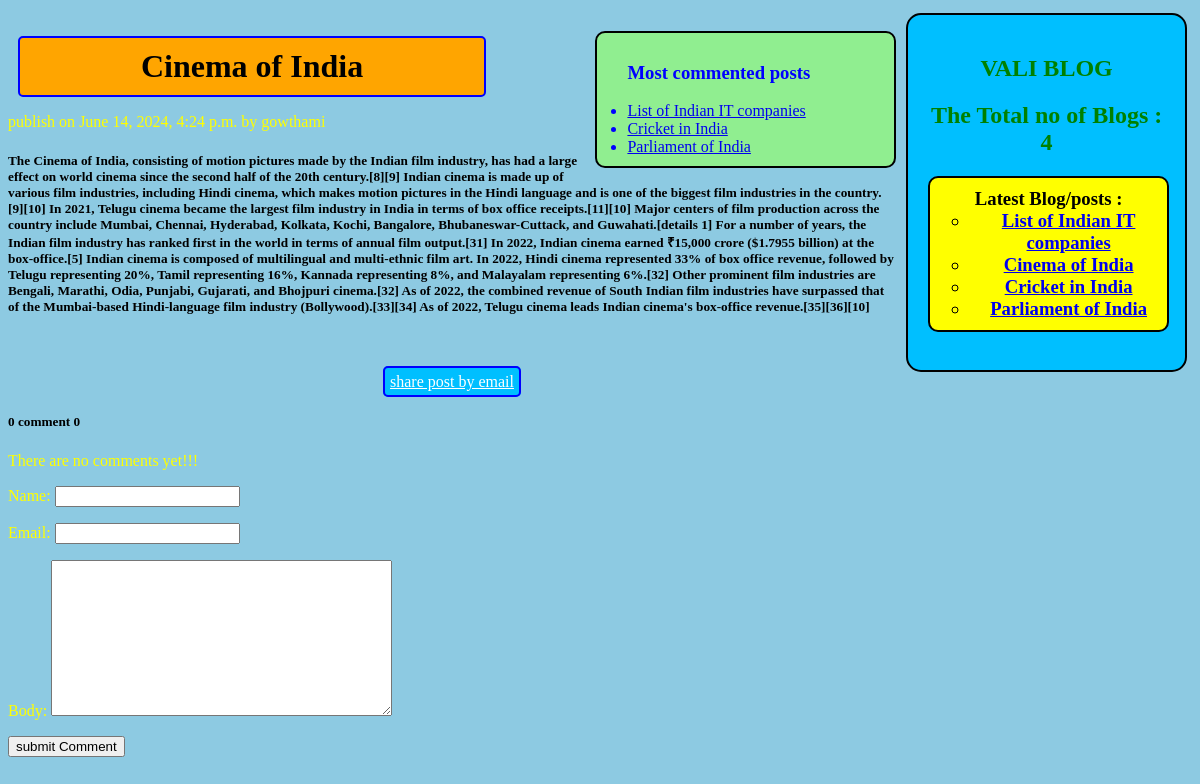
The page /2024/06/14/cinema-of-india/ on the database its author committed.
### blogapp/models.py (models this page shows, shortened)
class Post(models.Model):
    STATUS_CHOICES = (("drift", "Drift"), ("published", "Published"))
    title = models.CharField(max_length=50)
    slug = models.SlugField(max_length=50, unique_for_date="publish")
    author = models.ForeignKey(
        User, related_name="blog_posts", on_delete=models.CASCADE
    )
    body = models.TextField()
    publish = models.DateTimeField(default=timezone.now)
    created = models.DateTimeField(auto_now_add=True)
    updated = models.DateTimeField(auto_now_add=True)
    status = models.CharField(max_length=50, choices=STATUS_CHOICES, default="drift")
    objects = customManager()
    tags = TaggableManager()
    class Meta:
        ordering = ("-publish",)
    def get_absolute_url(self):
        return reverse(
            "post_detail",
            args=[
                self.publish.year,
                self.publish.strftime("%m"),
                self.publish.strftime("%d"),
                self.slug,
            ],
        )

### blogapp/views.py (the view)
# urls.py: path('<int:year>/<int:month>/<int:day>/<slug:post>/', views.post_detail, name='post_detail'),
def post_detail(request, year, month, day, post):
    post = get_object_or_404(
        Post, slug=post, publish__year=year, publish__month=month, publish__day=day
    )
    comments = post.comments.filter(active=True)
    csubmit = False
    if request.method == "POST":
        form = CommentForm(request.POST)
        if form.is_valid():
            new_comment = form.save(commit=False)
            new_comment.post = post
            new_comment.save()
            csubmit = True
    else:
        form = CommentForm()
    my_dict_1 = {"post": post, "form": form, "csubmit": csubmit, "comments": comments}
    return render(request, "blogapp/post_detail.html", my_dict_1)

### blogapp/forms.py
class CommentForm(forms.ModelForm):
    class Meta:
        model = Comment
        fields = ("name", "email", "body")

### blogapp/templatetags/blog_tags.py (called while the page is built)
@register.simple_tag(name="my_tag")
def total_posts():
    return Post.objects.count()

@register.inclusion_tag("blogapp/latest_posts.html")
def show_latest_posts():
    latest_posts = Post.objects.order_by("-publish")[:4]
    return {"latest_posts": latest_posts}

@register.simple_tag()
def get_most_commented_posts(count=3):
    return Post.objects.annotate(total_comments=Count("comments")).order_by(
        "-total_comments"
    )[:count]

### templates/blogapp/post_detail.html (shortened to what this page needs)
{% extends "blogapp/base.html" %}
{% block content_block %}
<h1>{{ post.title}}</h1>
<p>publish on {{ post.publish }} by {{ post.author }}</p>
<h5>{{post.body}}</h5>
<br><br>
<div align="center">
	<a href="/{{ post_1.id }}/share" class="button">share post by email </a>
</div>
{% with comments.count as comments_count %}
<h5> {{comments_count}} comment {{ comments_count}} </h5>
{% endwith %}
{% if comments %}
{% for comment in comments %}
<p>comment {{forloop.counter}} by {{comment.name}} on {{ comment.created}}</p>
<div>
	{{ comment.body}}
</div>
{% endfor %}
{% else %}
<p>There are no comments yet!!!</p>
{% endif %}
{% if csubmit %}
<h2>Your comment added successfully</h2>
<h3>Your comment added successfully</h3>
{% else %}
<form method="post">
	{{ form.as_p }}
	<input type="submit" name="" value="submit Comment">
</form>
{% endif %}
{% endblock content_block %}

### templates/blogapp/base.html (shortened to what this page needs)
<!DOCTYPE html>
{% load static %}
{% load blog_tags%}
<html>
<head>
	<link rel="stylesheet" type="text/css" href="{% static 'css/blogapp/blog.css' %}">
</head>
<body>
	<div class="sidebar">
		<ul class="topcorner">
			<h2>VALI BLOG</h2>
			<h2>The Total no of Blogs : {% my_tag %}</h2>
			<h3 class="leftflotblog">Latest Blog/posts : {% show_latest_posts %}</h3>
		</ul>
		<br>
		{% get_most_commented_posts as m_c_p %}
		<ul class="commentedpost">
			<h3>Most commented posts</h3>
			{% for post in m_c_p %}
			<li><a href="{{ post.get_absolute_url }}">{{ post.title }}</a></li>
			{% endfor %}
		</ul>
	</div>
	<div class="content">
		{% block content_block %}
		{% endblock content_block %}
	</div>
</body>
</html>

### templates/blogapp/latest_posts.html
<ul>
	{% for post in latest_posts %}
	<li><a href="{{ post.get_absolute_url }}">{{ post.title }}</a></li>
	{% endfor %}
</ul>

### static/css/blogapp/blog.css (style rules this page uses)
h1 { border: 2px solid blue; border-radius: 5px; padding: 10px; margin: 10px; background: orange; width: 50%; text-align: center; color: black; }
body { background: hsl(197, 59%, 72%); }
.topcorner { float: right; color: green; border: 2px solid black; width: 20%; margin: 5px; padding: 20px; background: deepskyblue; text-align: center; border-radius: 15px; }
.leftflotblog { float: bottom; width: 100%; border: 2px solid black; background: yellow; color: black; border-radius: 10px; text-align: center; padding: 10px 0px; }
.commentedpost { float: right; width: 20%; border: 2px solid black; background: lightgreen; color: blue; padding: 10px 30px; margin: 5px; border-radius: 10px; }
.content { color: black; width: 75%; }
p { color: yellow; }
a.button { border: 2px solid blue; border-radius: 5px; width: 15%; padding: 5px 5px; margin: 5px; background: deepskyblue; color: white; }

### rows shown on the page
Post: title "List of Indian IT companies"
Post: title "Cinema of India", publish "June 14, 2024, 4:24 p.m.", author "gowthami", body "The Cinema of India, consisting of motion pictures made by the Indian film industry, has had a large effect on world cinema since the second half of the 20th century.[8][9] Indian cinema is made up of various film industries, including Hindi cinema, which makes motion pictures in the Hindi language and is one of the biggest film industries in the country.[9][10] In 2021, Telugu cinema became the largest film industry in India in terms of box office receipts.[11][10] Major centers of film production across the country include Mumbai, Chennai, Hyderabad, Kolkata, Kochi, Bangalore, Bhubaneswar-Cuttack, and Guwahati.[details 1] For a number of years, the Indian film industry has ranked first in…"
Post: title "Cricket in India"
Post: title "Parliament of India"

### other values the page prints
{{ comments_count }} "0"
